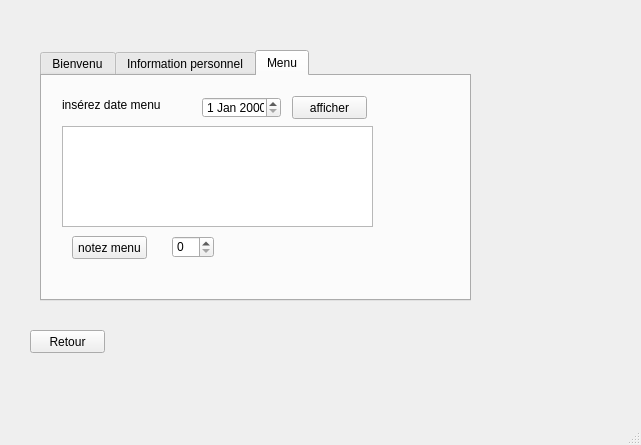
<?xml version="1.0" encoding="UTF-8"?>
<ui version="4.0">
 <class>etudiantWindow</class>
 <widget class="QMainWindow" name="etudiantWindow">
  <property name="geometry">
   <rect>
    <x>0</x>
    <y>0</y>
    <width>641</width>
    <height>445</height>
   </rect>
  </property>
  <property name="windowTitle">
   <string>MainWindow</string>
  </property>
  <widget class="QWidget" name="centralwidget">
   <widget class="QTabWidget" name="tabWidget">
    <property name="geometry">
     <rect>
      <x>40</x>
      <y>50</y>
      <width>431</width>
      <height>251</height>
     </rect>
    </property>
    <property name="currentIndex">
     <number>2</number>
    </property>
    <widget class="QWidget" name="tab">
     <attribute name="title">
      <string>Bienvenu</string>
     </attribute>
     <widget class="QLabel" name="label_4">
      <property name="geometry">
       <rect>
        <x>150</x>
        <y>50</y>
        <width>241</width>
        <height>91</height>
       </rect>
      </property>
      <property name="text">
       <string>WELCOME</string>
      </property>
     </widget>
    </widget>
    <widget class="QWidget" name="widget">
     <attribute name="title">
      <string>Information personnel</string>
     </attribute>
     <widget class="QTableView" name="tableEtudiant">
      <property name="geometry">
       <rect>
        <x>10</x>
        <y>60</y>
        <width>291</width>
        <height>91</height>
       </rect>
      </property>
     </widget>
     <widget class="QLabel" name="label_3">
      <property name="geometry">
       <rect>
        <x>20</x>
        <y>180</y>
        <width>251</width>
        <height>31</height>
       </rect>
      </property>
      <property name="text">
       <string>&lt;html&gt;&lt;head/&gt;&lt;body&gt;&lt;p&gt;&lt;span style=&quot; color:#550000;&quot;&gt;Pour payer frais :&lt;/span&gt;&lt;a href=&quot;http://esprit.tn/logement-et-restauration/&quot;&gt;&lt;span style=&quot; text-decoration: underline; color:#aa5500;&quot;&gt;cliquez ici&lt;/span&gt;&lt;/a&gt;&lt;/p&gt;&lt;/body&gt;&lt;/html&gt;</string>
      </property>
     </widget>
     <widget class="QLabel" name="label">
      <property name="geometry">
       <rect>
        <x>10</x>
        <y>21</y>
        <width>117</width>
        <height>18</height>
       </rect>
      </property>
      <property name="text">
       <string>insérez votre id</string>
      </property>
     </widget>
     <widget class="QLineEdit" name="lineEdit">
      <property name="geometry">
       <rect>
        <x>130</x>
        <y>21</y>
        <width>89</width>
        <height>22</height>
       </rect>
      </property>
     </widget>
     <widget class="QPushButton" name="pushButton">
      <property name="geometry">
       <rect>
        <x>220</x>
        <y>21</y>
        <width>75</width>
        <height>23</height>
       </rect>
      </property>
      <property name="text">
       <string>Afficher</string>
      </property>
     </widget>
    </widget>
    <widget class="QWidget" name="tab_2">
     <attribute name="title">
      <string>Menu</string>
     </attribute>
     <widget class="QTableView" name="tableView_menu2">
      <property name="geometry">
       <rect>
        <x>20</x>
        <y>50</y>
        <width>311</width>
        <height>101</height>
       </rect>
      </property>
     </widget>
     <widget class="QPushButton" name="pushButton_notezmenu">
      <property name="geometry">
       <rect>
        <x>30</x>
        <y>160</y>
        <width>75</width>
        <height>23</height>
       </rect>
      </property>
      <property name="text">
       <string>notez menu</string>
      </property>
     </widget>
     <widget class="QSpinBox" name="spinBox_note">
      <property name="geometry">
       <rect>
        <x>130</x>
        <y>160</y>
        <width>42</width>
        <height>22</height>
       </rect>
      </property>
      <property name="maximum">
       <number>5</number>
      </property>
     </widget>
     <widget class="QPushButton" name="pushButton_affichermenu">
      <property name="geometry">
       <rect>
        <x>250</x>
        <y>20</y>
        <width>75</width>
        <height>23</height>
       </rect>
      </property>
      <property name="text">
       <string>afficher</string>
      </property>
     </widget>
     <widget class="QDateEdit" name="lineEdit_inserezmenu">
      <property name="geometry">
       <rect>
        <x>160</x>
        <y>21</y>
        <width>79</width>
        <height>21</height>
       </rect>
      </property>
     </widget>
     <widget class="QLabel" name="label_2">
      <property name="geometry">
       <rect>
        <x>20</x>
        <y>20</y>
        <width>136</width>
        <height>18</height>
       </rect>
      </property>
      <property name="text">
       <string>insérez date menu</string>
      </property>
     </widget>
    </widget>
   </widget>
   <widget class="QPushButton" name="pushButton_2">
    <property name="geometry">
     <rect>
      <x>30</x>
      <y>330</y>
      <width>75</width>
      <height>23</height>
     </rect>
    </property>
    <property name="text">
     <string>Retour</string>
    </property>
   </widget>
  </widget>
  <widget class="QMenuBar" name="menubar">
   <property name="geometry">
    <rect>
     <x>0</x>
     <y>0</y>
     <width>641</width>
     <height>21</height>
    </rect>
   </property>
  </widget>
  <widget class="QStatusBar" name="statusbar"/>
 </widget>
 <resources/>
 <connections/>
</ui>
